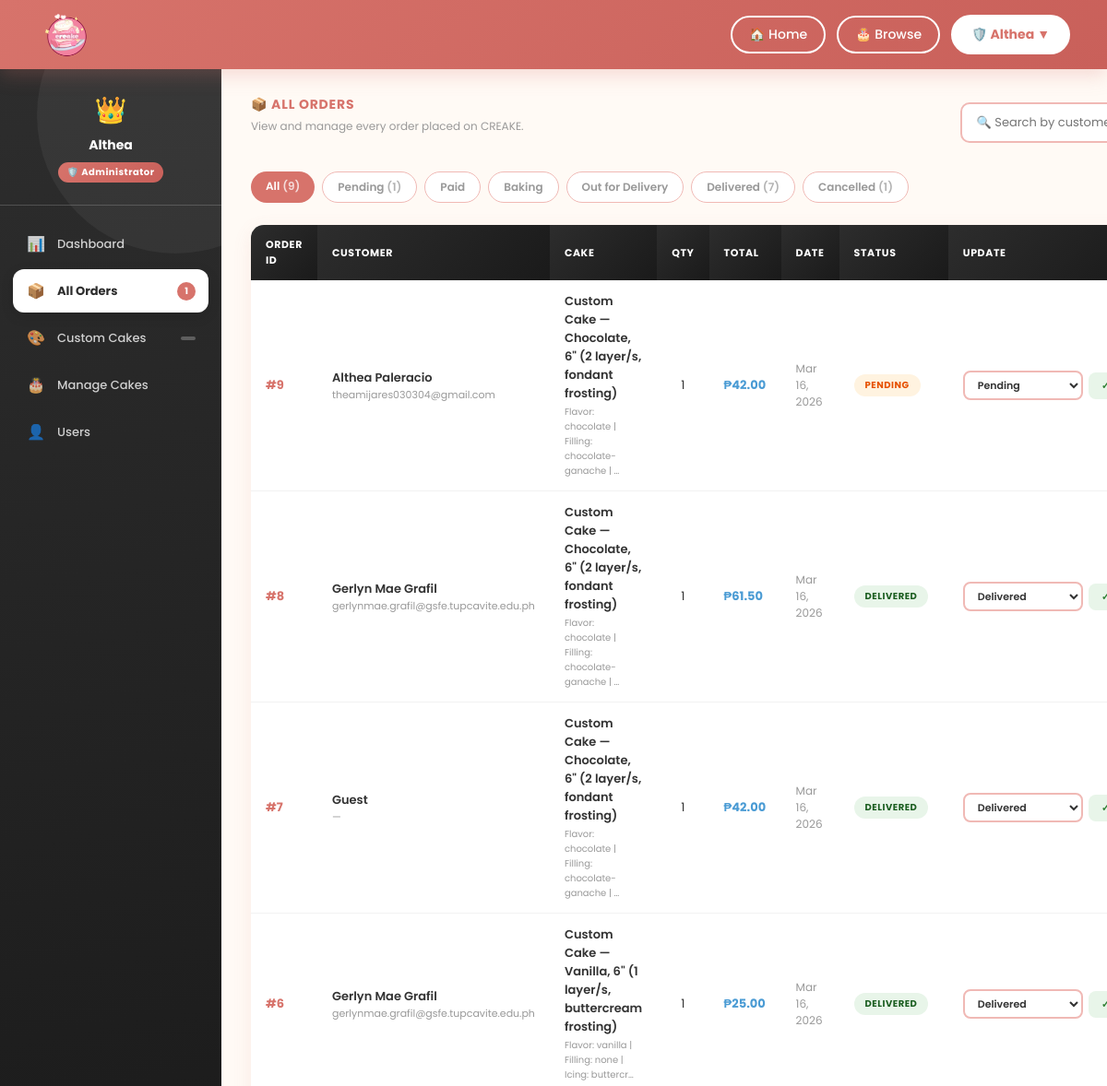
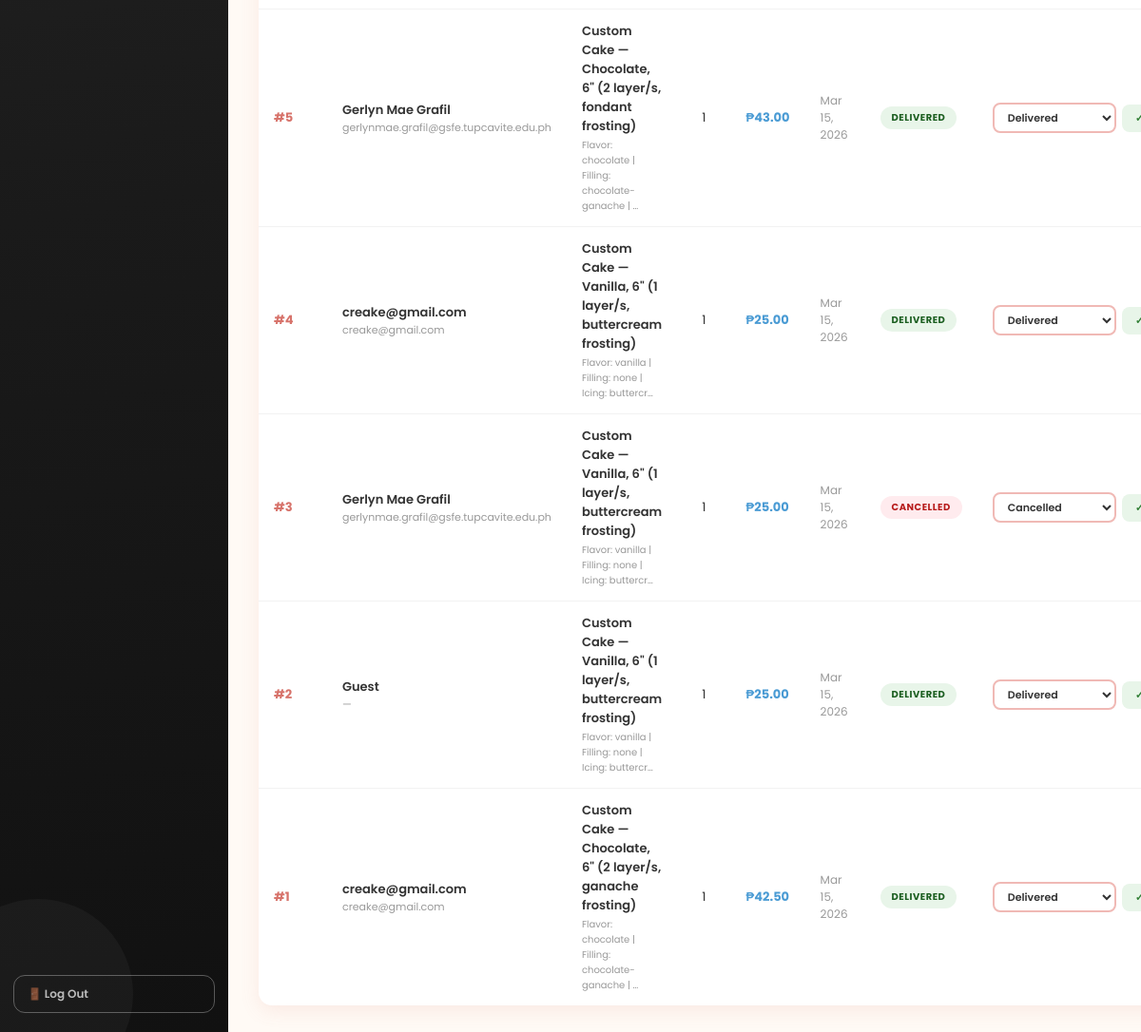
Page /admin-panel/orders/ (signed in) on the committed database (2 pictures, top to bottom).
### creake/models.py (models this page shows, shortened)
class Order(models.Model):
    STATUS_CHOICES = [
        ('pending', 'Pending'),
        ('paid', 'Paid'),
        ('baking', 'Baking'),
        ('out_for_delivery', 'Out for Delivery'),
        ('delivered', 'Delivered'),
        ('cancelled', 'Cancelled'),
    ]
    CUSTOM_STATUS_CHOICES = [
        ('none', 'Not a Custom Cake'),
        ('pending', 'Pending Approval'),
        ('approved', 'Approved'),
        ('rejected', 'Rejected'),
    ]
    user       = models.ForeignKey(User, on_delete=models.CASCADE, null=True, blank=True)
    cake_name  = models.CharField(max_length=100, default='')
    quantity   = models.IntegerField(default=1)
    total      = models.DecimalField(max_digits=8, decimal_places=2, default=0)
    address    = models.TextField(default='')
    city       = models.CharField(max_length=100, default='')
    zip_code   = models.CharField(max_length=20, default='')
    status     = models.CharField(max_length=50, default='pending', choices=STATUS_CHOICES)
    phone      = models.CharField(max_length=20)
    is_custom_cake  = models.BooleanField(default=False)
    custom_status   = models.CharField(max_length=20, choices=CUSTOM_STATUS_CHOICES, default='none')
    created_at        = models.DateTimeField(auto_now_add=True)
    paid_at           = models.DateTimeField(null=True, blank=True)
    baking_at         = models.DateTimeField(null=True, blank=True)
    delivered_at      = models.DateTimeField(null=True, blank=True)
    rider_name        = models.CharField(max_length=100, blank=True, null=True)
    estimated_arrival = models.CharField(max_length=100, blank=True, null=True)
    step              = models.IntegerField(default=0)
    special_instructions = models.TextField(blank=True, null=True)
    class Meta:
        ordering = ['-created_at']
    def get_status_display(self):
        return dict(self.STATUS_CHOICES).get(self.status, 'Unknown')

### creake/views.py (the view)
# urls.py: path('admin-panel/orders/', views.admin_orders, name='admin_orders'),
@login_required
@user_passes_test(is_admin, login_url='creake:index')
def admin_orders(request):
    status_filter = request.GET.get('status', 'all')
    orders = Order.objects.select_related('user').order_by('-created_at')
    if status_filter != 'all':
        orders = orders.filter(status=status_filter)
    status_tabs = [
        ('All', 'all', Order.objects.count()),
        ('Pending', 'pending', Order.objects.filter(status='pending').count()),
        ('Paid', 'paid', Order.objects.filter(status='paid').count()),
        ('Baking', 'baking', Order.objects.filter(status='baking').count()),
        ('Out for Delivery', 'out_for_delivery', Order.objects.filter(status='out_for_delivery').count()),
        ('Delivered', 'delivered', Order.objects.filter(status='delivered').count()),
        ('Cancelled', 'cancelled', Order.objects.filter(status='cancelled').count()),
    ]
    context = {
        'orders': orders, 'status_tabs': status_tabs, 'current_status': status_filter,
        'pending_orders_count': Order.objects.filter(status='pending').count(),
        'pending_custom_count': Order.objects.filter(is_custom_cake=True, custom_status='pending').count(),
    }
    return render(request, 'creake/admin_orders.html', context)

### creake/views.py (called while the page is built)
def is_admin(user):
    return user.is_authenticated and user.is_staff

### creake/templates/creake/admin_orders.html (shortened to what this page needs)
{% extends 'creake/base_admin.html' %}
{% block nav_orders %}active{% endblock %}
{% block content %}
<div style="display:flex;justify-content:space-between;align-items:center;flex-wrap:wrap;gap:12px;">
  <div>
    <div class="section-title">&#128230; All Orders</div>
    <div class="section-sub">View and manage every order placed on CREAKE.</div>
  </div>
  <input type="text" class="admin-search" placeholder="&#128269; Search by customer or cake..." oninput="filterTable(this.value)">
</div>
<div style="display:flex;gap:8px;flex-wrap:wrap;">
  {% for label, value, count in status_tabs %}
  <a href="?status={{ value }}"
     style="padding:7px 16px;border-radius:20px;font-size:12px;font-weight:600;text-decoration:none;transition:all 0.2s;
            {% if current_status == value %}background:var(--coral);color:white;{% else %}background:white;color:var(--text-muted);border:1.5px solid #f0b9b5;{% endif %}">
    {{ label }} {% if count %}<span style="opacity:0.75;">({{ count }})</span>{% endif %}
  </a>
  {% endfor %}
</div>
{% if orders %}
<table class="admin-table" id="ordersTable">
  <thead>
    <tr>
      <th>Order ID</th>
      <th>Customer</th>
      <th>Cake</th>
      <th>Qty</th>
      <th>Total</th>
      <th>Date</th>
      <th>Status</th>
      <th>Update</th>
    </tr>
  </thead>
  <tbody>
    {% for order in orders %}
    <tr>
      <td><strong style="color:var(--coral);">#{{ order.id }}</strong></td>
      <td>
        <div style="font-weight:600;font-size:13px;">
          {% if order.user %}
            {% if order.user.get_full_name %}{{ order.user.get_full_name }}{% else %}{{ order.user.username }}{% endif %}
          {% else %}
            Guest
          {% endif %}
        </div>
        <div style="font-size:11px;color:var(--text-muted);">
          {% if order.user %}{{ order.user.email }}{% else %}—{% endif %}
        </div>
      </td>
      <td style="max-width:180px;">
        <div style="font-weight:600;">{{ order.cake_name }}</div>
        {% if order.special_instructions %}
        <div style="font-size:10px;color:var(--text-muted);margin-top:2px;">{{ order.special_instructions|truncatechars:50 }}</div>
        {% endif %}
      </td>
      <td style="text-align:center;">{{ order.quantity }}</td>
      <td><strong style="color:var(--blue-dark);">&#8369;{{ order.total }}</strong></td>
      <td style="color:var(--text-muted);font-size:12px;">{{ order.created_at|date:"M d, Y" }}</td>
      <td>
        <span class="badge
          {% if order.status == 'pending' %}badge-pending
          {% elif order.status == 'paid' %}badge-paid
          {% elif order.status == 'baking' %}badge-baking
          {% elif order.status == 'out_for_delivery' %}badge-delivery
          {% elif order.status == 'delivered' %}badge-delivered
          {% elif order.status == 'cancelled' %}badge-cancelled
          {% endif %}">
          {{ order.get_status_display }}
        </span>
      </td>
      <td>
        <form method="post" action="{% url 'creake:admin_update_order_status' order.id %}" style="display:flex;gap:6px;align-items:center;">
          <select name="status" class="status-select">
            <option value="pending"          {% if order.status == 'pending' %}selected{% endif %}>Pending</option>
            <option value="delivered"        {% if order.status == 'delivered' %}selected{% endif %}>Delivered</option>
            <option value="cancelled"        {% if order.status == 'cancelled' %}selected{% endif %}>Cancelled</option>
          </select>
          <button type="submit" class="btn-action btn-approve">&#10003;</button>
        </form>
      </td>
    </tr>
    {% endfor %}
  </tbody>
</table>
{% else %}
<div class="admin-empty">
  <div class="empty-icon">&#128230;</div>
  <p>No orders found.</p>
</div>
{% endif %}
{% endblock %}

### creake/templates/creake/base_admin.html (shortened to what this page needs)
{% load static %}
<!DOCTYPE html>
<html lang="en">
<head>
<link rel="stylesheet" href="{% static 'creake/css/dashboard.css' %}">
</head>
<body>
<header class="site-header">
  <div class="header-logo">
    <a href="{% url 'creake:index' %}">
      <img src="{% static 'creake/images/creaked.png' %}" alt="CREAKE">
    </a>
  </div>
  <nav class="header-nav">
    <a href="{% url 'creake:index' %}">&#127968; Home</a>
    <a href="{% url 'creake:index' %}#main-content">&#127874; Browse</a>
    <div class="user-dropdown-wrap">
      <button class="user-nav-btn" onclick="toggleDropdown()">
        &#128737;&#65039; {{ request.user.first_name|default:request.user.username }} &#9660;
      </button>
    </div>
  </nav>
</header>
<div class="db-page">
  <aside class="db-side">
    <div class="side-avatar">
      <div class="admin-crown">&#128081;</div>
      <h3>{{ request.user.get_full_name|default:request.user.username }}</h3>
      <div class="side-badge">&#128737;&#65039; Administrator</div>
    </div>
    <nav class="side-nav">
      <a class="nav-item {% block nav_dashboard %}{% endblock %}" href="{% url 'creake:admin_dashboard' %}">
        <span class="nav-icon">&#128202;</span> Dashboard
      </a>
      <a class="nav-item {% block nav_orders %}{% endblock %}" href="{% url 'creake:admin_orders' %}">
        <span class="nav-icon">&#128230;</span> All Orders
        <span class="nav-badge">{{ pending_orders_count|default:"" }}</span>
      </a>
      <a class="nav-item {% block nav_custom_cakes %}{% endblock %}" href="{% url 'creake:admin_custom_cakes' %}">
        <span class="nav-icon">&#127912;</span> Custom Cakes
        <span class="nav-badge">{{ pending_custom_count|default:"" }}</span>
      </a>
      <a class="nav-item {% block nav_cakes %}{% endblock %}" href="{% url 'creake:admin_cakes' %}">
        <span class="nav-icon">&#127874;</span> Manage Cakes
      </a>
      <a class="nav-item {% block nav_users %}{% endblock %}" href="{% url 'creake:admin_users' %}">
        <span class="nav-icon">&#128100;</span> Users
      </a>
    </nav>
    <div class="side-bottom">
      <form method="post" action="{% url 'creake:logout' %}" style="margin:0;">
        <button type="submit" class="side-logout">&#128682; Log Out</button>
      </form>
    </div>
  </aside>
  <main class="db-main">
    <div class="db-body">
      {% block content %}{% endblock %}
    </div>
  </main>
</div>
</body>
</html>

### creake/static/creake/css/dashboard.css (style rules this page uses)
*, *::before, *::after { margin:0; box-sizing:border-box }
html, body { width:100%; min-height:100%; overflow-x:hidden; }
body { font-family:'Poppins',sans-serif; background:#fffaf5; color:#333; }
:root { --coral:#d7736b; --coral-dark:#c9605a; --coral-light:#ffe4f6; --blue:#5fb7f9; --blue-dark:#4a9bd4; --text:#333; --text-muted:#999; --text-soft:#666; --shadow:0 6px 20px rgba(215,115,107,0.12); --shadow-hover:0 14px 40px rgba(215,115,107,0.2); --radius:16px; --radius-sm:10px; }
.site-header { position:fixed; top:0; left:0; right:0; height:75px; padding:0 40px; display:flex; justify-content:space-between; align-items:center; background:linear-gradient(135deg,#d7736b 0%,#c9605a 100%); box-shadow:0 6px 20px rgba(215,115,107,0.25); z-index:1000; }
.header-logo img { height:65px; transition:0.3s; cursor:pointer; }
.header-nav { display:flex; gap:12px; align-items:center; }
.header-nav a { background:transparent; border:2px solid white; padding:8px 18px; border-radius:25px; font-weight:500; color:white; transition:all 0.3s; font-size:14px; font-family:'Poppins',sans-serif; text-decoration:none; display:flex; align-items:center; gap:6px; }
.user-nav-btn { background:white !important; border:2px solid white !important; color:#d7736b !important; font-weight:700 !important; padding:9px 20px !important; border-radius:25px !important; cursor:pointer !important; font-size:14px !important; font-family:'Poppins',sans-serif !important; display:flex !important; align-items:center !important; gap:6px !important; }
.user-dropdown-wrap { position:relative; }
.db-page { padding-top:75px; display:flex; min-height:100vh; }
.db-side { width:240px; flex-shrink:0; background:linear-gradient(170deg,#d7736b 0%,#c9605a 60%,#b84e47 100%); display:flex; flex-direction:column; position:fixed; top:75px; left:0; bottom:0; overflow:hidden; z-index:100; }
.db-side::before { content:''; position:absolute; width:300px; height:300px; border-radius:50%; background:rgba(255,255,255,0.05); top:-100px; right:-100px; pointer-events:none; }
.db-side::after { content:''; position:absolute; width:200px; height:200px; border-radius:50%; background:rgba(255,255,255,0.04); bottom:-60px; left:-60px; pointer-events:none; }
.side-avatar { display:flex; flex-direction:column; align-items:center; padding:24px 20px; border-bottom:1px solid rgba(255,255,255,0.18); position:relative; z-index:1; }
.side-avatar h3 { color:white; font-size:14px; font-weight:700; margin-bottom:2px; }
.side-badge { background:rgba(255,255,255,0.2); color:white; font-size:10px; font-weight:700; padding:3px 10px; border-radius:20px; margin-top:6px; letter-spacing:0.5px; }
.side-nav { padding:18px 14px; flex:1; position:relative; z-index:1; }
.nav-item { display:flex; align-items:center; gap:12px; padding:11px 14px; border-radius:12px; color:rgba(255,255,255,0.78); font-size:13px; font-weight:500; transition:all 0.25s; margin-bottom:4px; text-decoration:none; }
.nav-item.active { background:white; color:var(--coral); font-weight:700; box-shadow:0 4px 14px rgba(0,0,0,0.12); }
.nav-icon { font-size:16px; width:22px; text-align:center; }
.nav-badge { margin-left:auto; background:rgba(255,255,255,0.25); color:white; font-size:10px; font-weight:700; padding:2px 8px; border-radius:20px; }
.nav-item.active .nav-badge { background:var(--coral); color:white; }
.side-bottom { padding:0 14px 20px; position:relative; z-index:1; }
.side-logout { width:100%; padding:10px 14px; border:1.5px solid rgba(255,255,255,0.3); border-radius:12px; color:rgba(255,255,255,0.7); font-size:12px; font-weight:600; cursor:pointer; background:transparent; transition:all 0.2s; display:flex; align-items:center; gap:8px; font-family:'Poppins',sans-serif; }
.db-main { flex:1; margin-left:240px; }
.db-body { padding:28px 32px; display:flex; flex-direction:column; gap:24px; }
.section-title { font-size:14px; font-weight:700; color:var(--coral); text-transform:uppercase; letter-spacing:0.8px; margin-bottom:4px; }
.section-sub { font-size:12px; color:var(--text-muted); margin-bottom:16px; }

### rows in the picture
Order: status "Pending", count "1", id "9", user.get_full_name "Althea Paleracio", user.email "theamijares030304@gmail.com", cake_name "Custom Cake — Chocolate, 6\" (2 layer/s, fondant frosting)", special_instructions "Flavor: chocolate | Filling: chocolate-ganache | …", quantity "1", total "42.00", created_at "Mar 16, 2026", status "PENDING"
Order: status "Cancelled", quantity "1", id "3", user.get_full_name "Gerlyn Mae Grafil", user.email "gerlynmae.grafil@gsfe.tupcavite.edu.ph", cake_name "Custom Cake — Vanilla, 6\" (1 layer/s, buttercream frosting)", special_instructions "Flavor: vanilla | Filling: none | Icing: buttercr…", total "25.00", created_at "Mar 15, 2026", status "CANCELLED"
Order: id "8", user.get_full_name "Gerlyn Mae Grafil", user.email "gerlynmae.grafil@gsfe.tupcavite.edu.ph", cake_name "Custom Cake — Chocolate, 6\" (2 layer/s, fondant frosting)", special_instructions "Flavor: chocolate | Filling: chocolate-ganache | …", quantity "1", total "61.50", created_at "Mar 16, 2026", status "DELIVERED", status "Delivered"
Order: id "7", shows "Guest", cake_name "Custom Cake — Chocolate, 6\" (2 layer/s, fondant frosting)", special_instructions "Flavor: chocolate | Filling: chocolate-ganache | …", quantity "1", total "42.00", created_at "Mar 16, 2026", status "DELIVERED", status "Delivered"
Order: id "6", user.get_full_name "Gerlyn Mae Grafil", user.email "gerlynmae.grafil@gsfe.tupcavite.edu.ph", cake_name "Custom Cake — Vanilla, 6\" (1 layer/s, buttercream frosting)", special_instructions "Flavor: vanilla | Filling: none | Icing: buttercr…", quantity "1", total "25.00", created_at "Mar 16, 2026", status "DELIVERED", status "Delivered"
Order: id "5", user.get_full_name "Gerlyn Mae Grafil", user.email "gerlynmae.grafil@gsfe.tupcavite.edu.ph", cake_name "Custom Cake — Chocolate, 6\" (2 layer/s, fondant frosting)", special_instructions "Flavor: chocolate | Filling: chocolate-ganache | …", quantity "1", total "43.00", created_at "Mar 15, 2026", status "DELIVERED", status "Delivered"
Order: id "4", user.username "creake@gmail.com", user.email "creake@gmail.com", cake_name "Custom Cake — Vanilla, 6\" (1 layer/s, buttercream frosting)", special_instructions "Flavor: vanilla | Filling: none | Icing: buttercr…", quantity "1", total "25.00", created_at "Mar 15, 2026", status "DELIVERED", status "Delivered"
Order: id "2", shows "Guest", cake_name "Custom Cake — Vanilla, 6\" (1 layer/s, buttercream frosting)", special_instructions "Flavor: vanilla | Filling: none | Icing: buttercr…", quantity "1", total "25.00", created_at "Mar 15, 2026", status "DELIVERED", status "Delivered"
Order: id "1", user.username "creake@gmail.com", user.email "creake@gmail.com", cake_name "Custom Cake — Chocolate, 6\" (2 layer/s, ganache frosting)", special_instructions "Flavor: chocolate | Filling: chocolate-ganache | …", quantity "1", total "42.50", created_at "Mar 15, 2026", status "DELIVERED", status "Delivered"

### other values in the picture
{{ request.user.first_name|default:request.user.username }} "Althea"
{{ request.user.get_full_name|default:request.user.username }} "Althea"
{{ pending_orders_count|default:"" }} "1"
{{ label }} "All" "Paid" "Baking" "Out for Delivery" "Delivered"
{{ count }} "9" "7"
